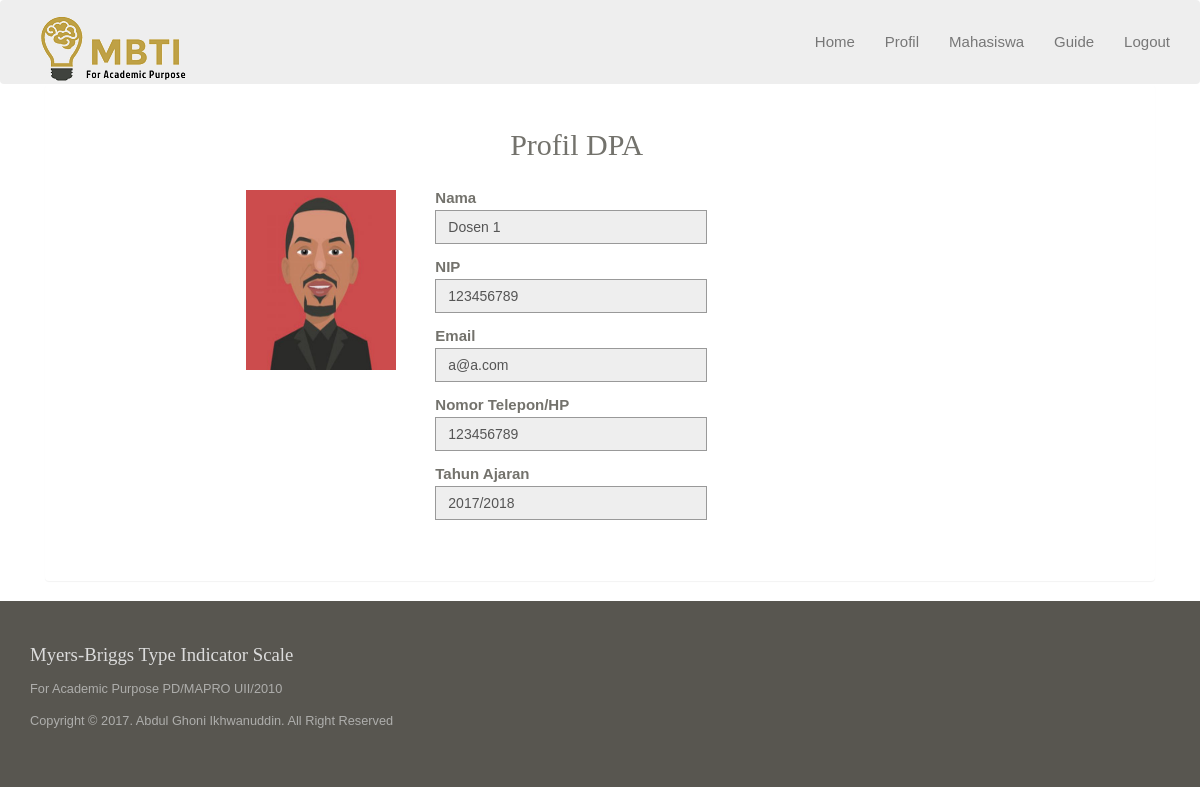
Page /dpa/index.php?hal=profil (signed in) on the committed database.
### tables this page shows
CREATE TABLE `th_ajaran` (
  `id_th_ajaran` int(12) NOT NULL,
  `nama_th_ajaran` varchar(9) NOT NULL
);

CREATE TABLE `dpa` (
  `id_dpa` int(12) NOT NULL,
  `id_th_ajaran` int(12) NOT NULL,
  `nip` varchar(16) NOT NULL,
  `nama` varchar(45) NOT NULL,
  `email` varchar(45) NOT NULL,
  `no_hp` varchar(20) NOT NULL,
  `foto` text NOT NULL
);

CREATE TABLE `account` (
  `id_account` int(6) NOT NULL,
  `id_mahasiswa` int(11) DEFAULT NULL,
  `id_dpa` int(11) DEFAULT NULL,
  `nama` varchar(45) NOT NULL,
  `username` varchar(20) NOT NULL,
  `password` varchar(32) NOT NULL,
  `divisi` varchar(45) NOT NULL
);

### dpa/profil.php (the view)
<div class="col-sm-5"></div>
<h2>Profil DPA</h2>
<div class="row">
    <div class="col-sm-2"></div>
    <div class="col-sm-2">
      <img src='../uploaded/dpa/<?php echo $hasil_dpa['foto']?>' width='150' height='180'>
    </div>
  	<div class="col-sm-3 wowload fadeInUp" style="padding-left: 50px;">
	  	<div class="rooms">
        <section class="content">
          <div class="row">
              <div class="box box-danger">
                  <div class="box-body">
                    <div class="row">
                        <div class="form-group">
                          <label>Nama</label>
                          <input class="form-control" name="nama" id="nama" value="<?php echo $hasil_dpa['nama']?>" readonly>
                        </div>
                        <div class="form-group">
                          <label>NIP</label>
                          <input class="form-control" name="nip" id="nip" value="<?php echo $hasil_dpa['nip']?>" readonly>
                        </div>
                        <div class="form-group">
                          <label>Email</label>
                          <input class="form-control" name="email" id="email" value="<?php echo $hasil_dpa['email']?>" readonly>
                        </div>
                        <div class="form-group">
                          <label>Nomor Telepon/HP</label>
                          <input class="form-control" name="no_hp" id="no_hp" value="<?php echo $hasil_dpa['no_hp']?>" readonly>
                        </div>
                        <div class="form-group">
                          <label>Tahun Ajaran</label>
                          <input class="form-control" name="nama_th_ajaran" id="nama_th_ajaran" value="<?php echo $hasil_dpa['nama_th_ajaran']?>" readonly>
                        </div>
                    </div>
                  </div>
              </div>
          </div>
        </section>
	  	</div>
  	</div>
    <div class="col-sm-1 wowload fadeInUp"></div>
</div>

### assets/style.css (style rules this page uses)
body { background-color: #fff;font-family: 'Raleway', sans-serif;font-size: 15px;line-height: 15px; color: #73726C; }
h1,h2,h3,h4,h5,h6 { font-family:'Old Standard TT', serif;line-height: 1em;margin: 0; }
h1.title,h2 { font-size: 2em;line-height: 3em; }
.form-control { border: 1px solid #999;border-radius:0;box-shadow:none !important; }
.rooms { margin-bottom: 2em; }

### rows in the picture
th_ajaran: dpa.foto (picture), nama "Dosen 1", nip "123456789", email "a@a.com", no_hp "123456789", nama_th_ajaran "2017/2018"

### other values in the picture
title "Myers-Briggs Type Indicator Scale"
keterangan "For Academic Purpose PD/MAPRO UII/2010"
author "Copyright © 2017. Abdul Ghoni Ikhwanuddin. All Right Reserved"
